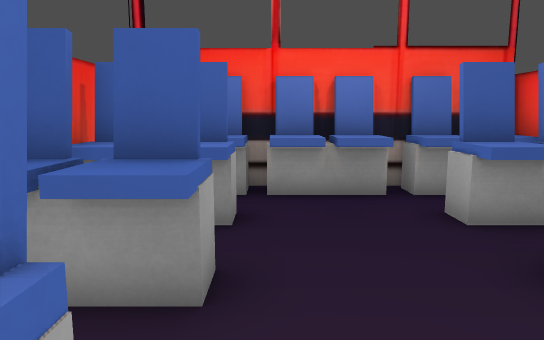
[1] (above)

16 first-person views from a walk through a Godot game level. The camera is 1.4 m above the floor, tilts 8° down and sees 70° across. The floor is counted in squares, 1 m on a side. Each view is taken from the middle of a square. On the plan, view 1 faces up. The plan holds only what a view shows up to about 16 squares ahead; the rest is blank.

[2]
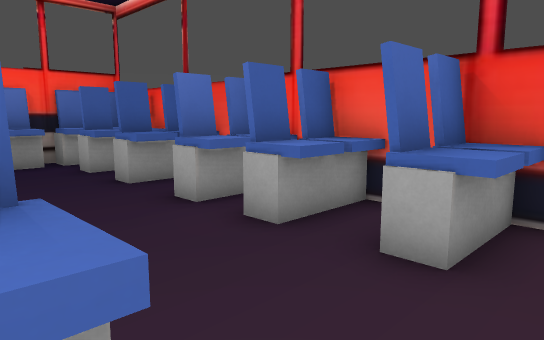

[3]
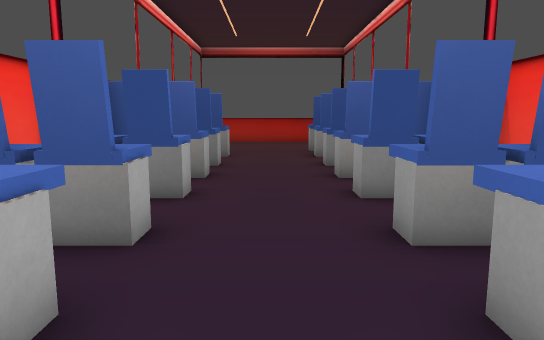

[4]
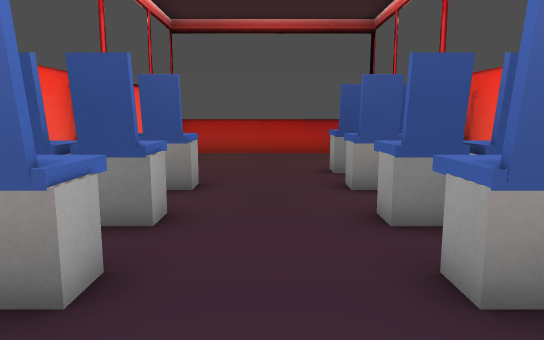

[5]
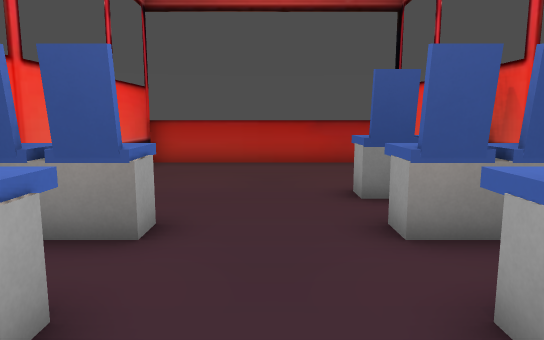

[6]
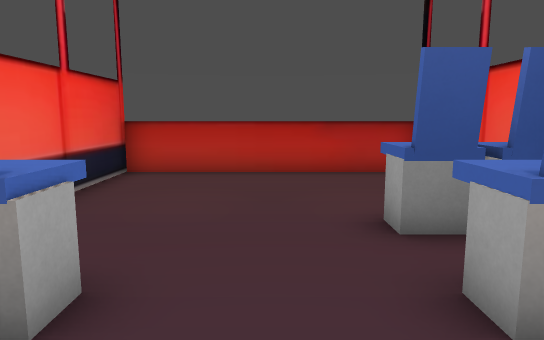

[7]
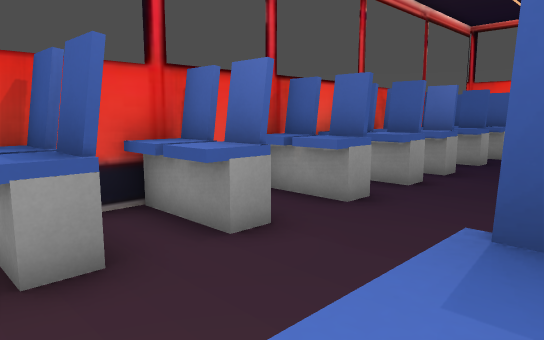

[8]
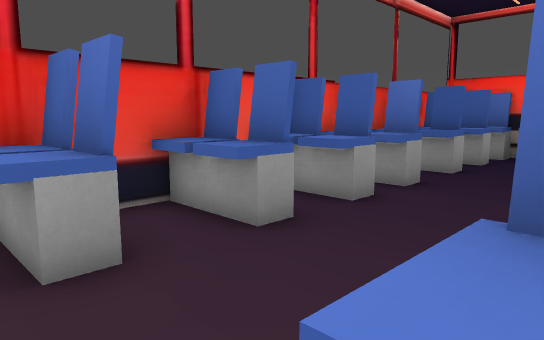

[9]
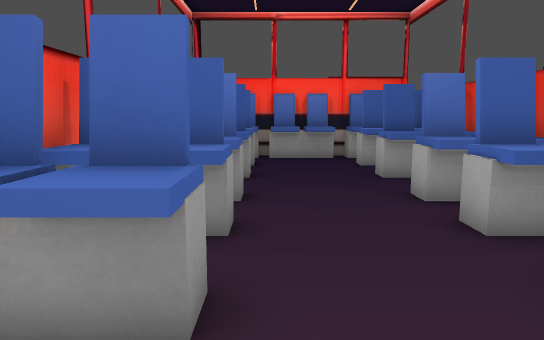

[10]
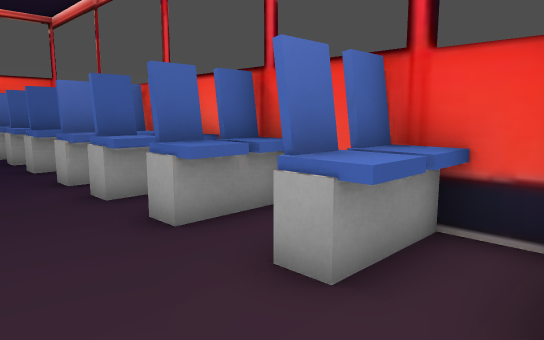

[11]
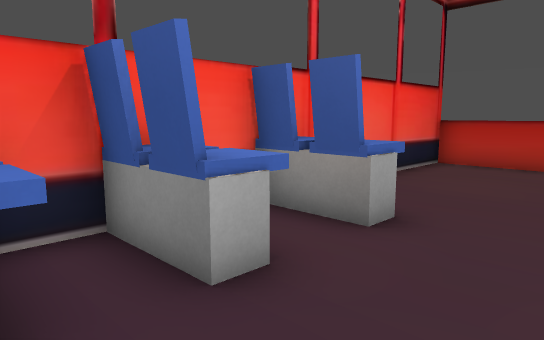

[12]
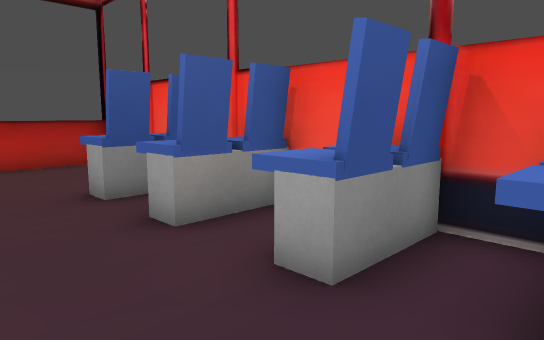

[13]
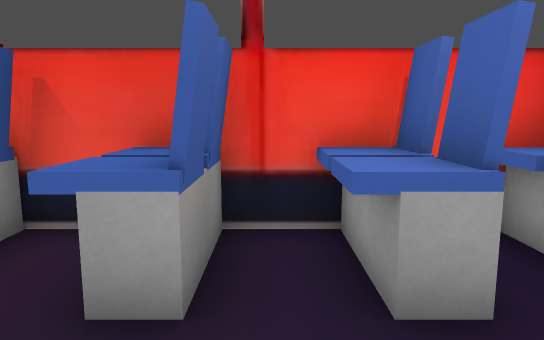

[14]
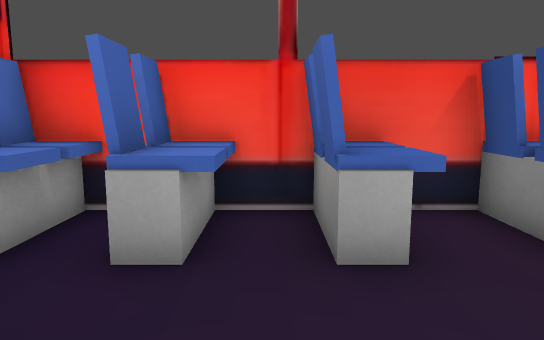

[15]
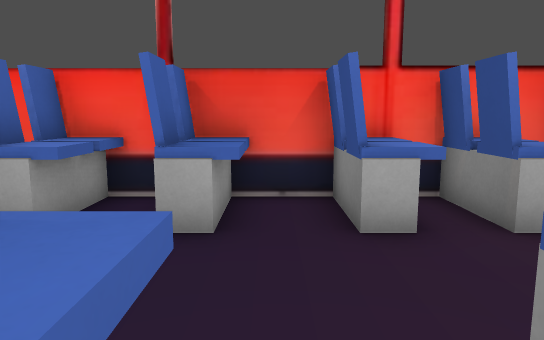

[16]
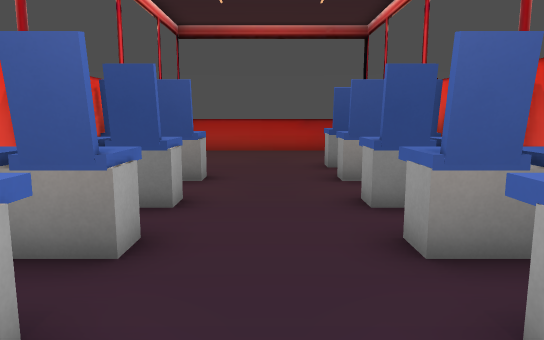

### Floor plan
Key: @ floor where view 1 was taken; # wall or solid block; x gap in a wall; . floor; ^ raised ledge.
Columns run from 3 left of view 1 to 5 right of it. Each row starts with its distance up from view 1.
  8   #######
  7 #^^^^^^^#
  6 #.......#
  5 #^^...^^#
  4 #.......#
  3 #^^...^^#
  2 #.......#
  1 ###...###
  0 #^^@..^^#
 -1 #^^...^^#
 -2 #^^...^^#
 -3 #^x...x^#
 -4 #^^...^^#
 -5 #.......#
 -6 #^^...^^#
 -7 #.......#
 -8 #^^...^^#
 -9 #.......#
-10 ###...###
-11 #^^...^^#
-12 ###...###
-13 #^^...^^#
-14 #.......#
-15 #^^.....#
-16 # ......#
-17 # ......#
-18 #.......#
-19 #.......#
-20 #########

Where each view was taken, in squares from view 1:
view 1: 0 up, 0 right, facing up
view 2: 5 down, 1 left, facing up-right
view 3: 1 up, 1 right, facing down
view 4: 5 down, 1 right, facing down
view 5: 8 down, 1 right, facing down
view 6: 10 down, 1 right, facing down
view 7: 9 down, 3 right, facing up-left
view 8: 7 down, 3 right, facing up-left
view 9: 6 down, 0 right, facing up
view 10: 8 down, 0 right, facing up-right
view 11: 8 down, 0 right, facing down-right
view 12: 8 down, 2 right, facing down-left
view 13: 4 up, 2 right, facing left
view 14: 4 up, 1 left, facing right
view 15: 2 up, 2 left, facing right
view 16: 4 down, 1 right, facing down
